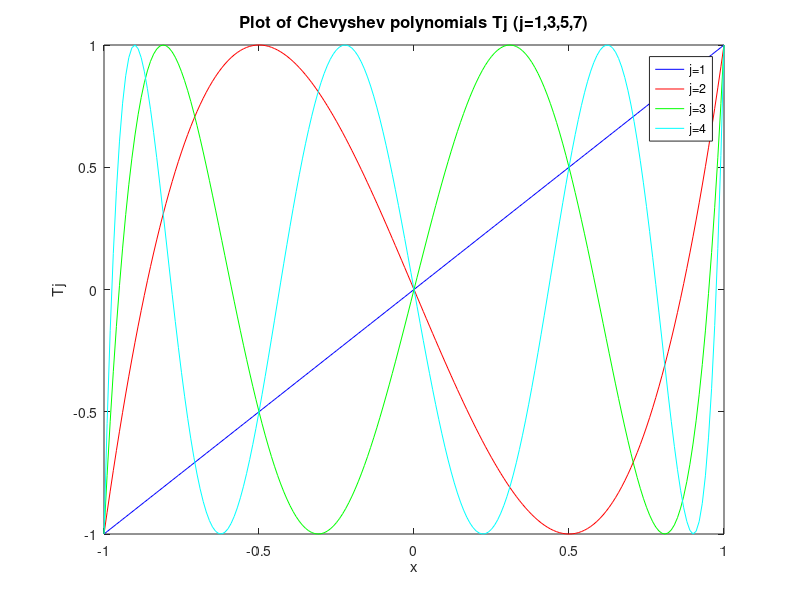

Write MATLAB code to recreate this figure.
%% Script for Chevyshev polynomials

clear             % Clear workspace
clc               % Clear command log

x = linspace(-1,1,201);

T1 = cos(acos(x));
T3 = cos(3*acos(x));
T5 = cos(5*acos(x));
T7 = cos(7*acos(x));

% Plot y=T1, y=T2, y=T3, y=T4 onto the
% single shared graph
subplot(1,1,1)
plot(x, T1, "b")
hold on
plot(x, T3, "r")
plot(x, T5, "g")
plot(x, T7, "c")

xlabel("x")        % add axis label
ylabel("Tj")       % add axis label
axis([-1 1, -1 1]) % set coordinate range

title("Plot of Chevyshev polynomials Tj (j=1,3,5,7)", "FontSize", 12)
legend("j=1","j=2","j=3","j=4")
